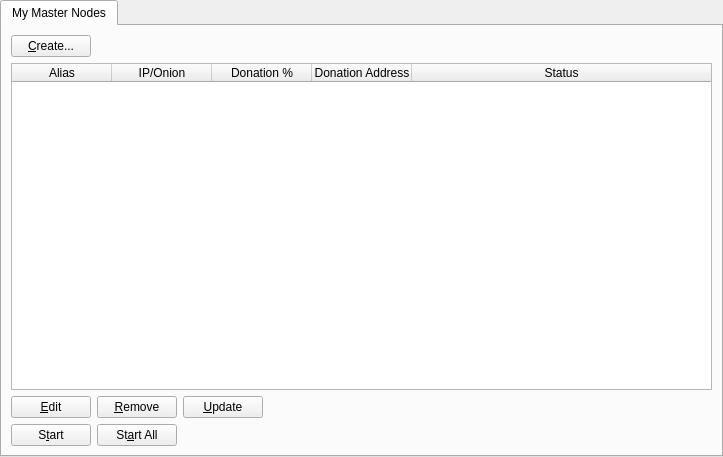
<?xml version="1.0" encoding="UTF-8"?>
<ui version="4.0">
 <class>MasternodeManager</class>
 <widget class="QWidget" name="MasternodeManager">
  <property name="geometry">
   <rect>
    <x>0</x>
    <y>0</y>
    <width>723</width>
    <height>457</height>
   </rect>
  </property>
  <property name="windowTitle">
   <string>Form</string>
  </property>
  <layout class="QVBoxLayout" name="topLayout">
   <property name="leftMargin">
    <number>0</number>
   </property>
   <property name="topMargin">
    <number>0</number>
   </property>
   <property name="rightMargin">
    <number>0</number>
   </property>
   <property name="bottomMargin">
    <number>0</number>
   </property>
   <item>
    <layout class="QVBoxLayout" name="verticalLayout">
     <property name="bottomMargin">
      <number>0</number>
     </property>
     <item>
      <widget class="QTabWidget" name="tabWidget">
       <property name="currentIndex">
        <number>0</number>
       </property>
       <widget class="QWidget" name="tab_2">
        <attribute name="title">
         <string>My Master Nodes</string>
        </attribute>
        <layout class="QGridLayout" name="gridLayout_2">
         <item row="0" column="0">
          <layout class="QVBoxLayout" name="verticalLayout_2">
           <property name="bottomMargin">
            <number>0</number>
           </property>
           <item>
            <layout class="QHBoxLayout" name="horizontalLayout">
             <item>
              <widget class="QPushButton" name="createButton">
               <property name="text">
                <string>&amp;Create...</string>
               </property>
              </widget>
             </item>
             <item>
              <spacer name="horizontalSpacer">
               <property name="orientation">
                <enum>Qt::Horizontal</enum>
               </property>
               <property name="sizeHint" stdset="0">
                <size>
                 <width>40</width>
                 <height>20</height>
                </size>
               </property>
              </spacer>
             </item>
            </layout>
           </item>
           <item>
            <widget class="QTableWidget" name="tableWidget_2">
             <property name="minimumSize">
              <size>
               <width>550</width>
               <height>0</height>
              </size>
             </property>
             <property name="editTriggers">
              <set>QAbstractItemView::NoEditTriggers</set>
             </property>
             <property name="alternatingRowColors">
              <bool>true</bool>
             </property>
             <property name="selectionMode">
              <enum>QAbstractItemView::SingleSelection</enum>
             </property>
             <property name="selectionBehavior">
              <enum>QAbstractItemView::SelectRows</enum>
             </property>
             <attribute name="horizontalHeaderStretchLastSection">
              <bool>true</bool>
             </attribute>
             <column>
              <property name="text">
               <string>Alias</string>
              </property>
             </column>
             <column>
              <property name="text">
               <string>IP/Onion</string>
              </property>
             </column>
             <column>
              <property name="text">
               <string>Donation %</string>
              </property>
             </column>
             <column>
              <property name="text">
               <string>Donation Address</string>
              </property>
             </column>
             <column>
              <property name="text">
               <string>Status</string>
              </property>
             </column>
            </widget>
           </item>
           <item>
            <layout class="QHBoxLayout" name="horizontalLayout_2">
             <property name="bottomMargin">
              <number>0</number>
             </property>
             <item>
              <widget class="QPushButton" name="editButton">
               <property name="text">
                <string>&amp;Edit</string>
               </property>
              </widget>
             </item>
             <item>
              <widget class="QPushButton" name="removeButton">
               <property name="text">
                <string>&amp;Remove</string>
               </property>
              </widget>
             </item>
             <item>
              <widget class="QPushButton" name="UpdateButton">
               <property name="text">
                <string>&amp;Update</string>
               </property>
              </widget>
             </item>
             <item>
              <spacer name="horizontalSpacer_2">
               <property name="orientation">
                <enum>Qt::Horizontal</enum>
               </property>
               <property name="sizeHint" stdset="0">
                <size>
                 <width>40</width>
                 <height>20</height>
                </size>
               </property>
              </spacer>
             </item>
            </layout>
           </item>
           <item>
            <layout class="QHBoxLayout" name="horizontalLayout_4">
             <property name="bottomMargin">
              <number>0</number>
             </property>
            </layout>
           </item>
           <item>
            <layout class="QHBoxLayout" name="horizontalLayout_5">
             <property name="bottomMargin">
              <number>0</number>
             </property>
             <item>
              <widget class="QPushButton" name="startButton">
               <property name="text">
                <string>S&amp;tart</string>
               </property>
              </widget>
             </item>
             <item>
              <widget class="QPushButton" name="startAllButton">
               <property name="text">
                <string>St&amp;art All</string>
               </property>
              </widget>
             </item>
             <item>
              <spacer name="horizontalSpacer_5">
               <property name="orientation">
                <enum>Qt::Horizontal</enum>
               </property>
               <property name="sizeHint" stdset="0">
                <size>
                 <width>40</width>
                 <height>20</height>
                </size>
               </property>
              </spacer>
             </item>
            </layout>
           </item>
          </layout>
         </item>
        </layout>
       </widget>
      </widget>
     </item>
    </layout>
   </item>
  </layout>
 </widget>
 <resources/>
 <connections/>
</ui>
